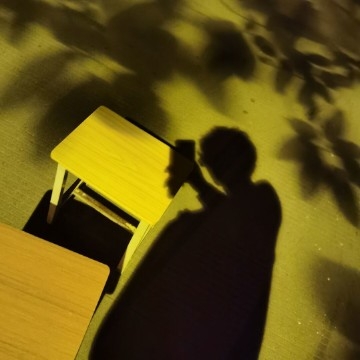
%> input picture 03数字图像处理/03实验程序/实验四/头像.jpg, 360 x 360 px
$ octave text1.m   (GNU Octave 9; MATLAB toolbox functions it lacks are replaced by stand-ins)
%> lines starting %> are read from the running program, lines starting %| are printed output that depends on the picture; long printed decimals are rounded
clear,clc;
 I1=imread("头像.jpg");
%> I1 is the input picture: size 360x360x3 uint8; mean R, G, B 95.9, 80.1, 18.5
 I2=rgb2gray(I1);
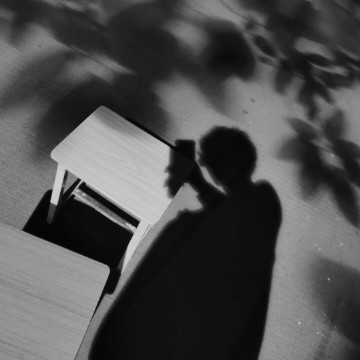
%> I2: size 360x360 uint8; min 0, max 213, mean 77.8
 imshow(I2);
[R,C]=size(I2);
%> R = 360; C = 360
a=I2(:);%1:M*N;
P=zeros(1,256);%获取符号的概率
for i=0:255
    P(i+1)=length(find(a==i))/(R*C);
end
%> after the loop, P = 256 values, max 0.0459 at index 17, min 0 at index 213, mean 0.00391
%调用自己写的函数
[output,p]=hufuman(I2);
%  %% 计算冗余度r
%  %计算H,在这一步要把为0的值去掉，否则永远会出错误。
 H=0;
 for i=1:256
     if p(i) ~= 0
        H=H+p(i)*log2(1/p(i));
     end
 end
 %计算平均码长
 R=0;
 for i=1:256
     R=length(strtrim(output(i,:)))*p(i)+R;
 end
 %计算冗余度
 n=1-(H/(R*log2(256)));
 fprintf('冗余度n为 %f\n',n )
 output;
sum(p)
%自己写的编码函数文件
function [output,p]=hufuman(input)
%input为输入图像，output为输出图像。
[R,C]=size(input);
%> R = 360; C = 360
a=input(:);%1:M*N;
p=zeros(1,256);%获取符号的概率
for i=0:255
    p(i+1)=length(find(a==i))/(R*C);
end
%> after the loop, p has the same summary as P outside hufuman
%编码我们可以使用自带的函数，同时也可以使用自己写的函数
n=length(p);
%> n = 256
p=sort(p);
%> p = 256 values from 0 to 0.0459
q=p;
%> q = 256 values from 0 to 0.0459
m=zeros(n-1,n);%255*256
%> m: size 255x256 double; every value is 0
for i=1:n-1
    [q,e]=sort(q);
    m(i,:)=[e(1:n-i+1),zeros(1,i-1)]; %由数组l 构建一个矩阵，该矩阵表明概率合并时的顺序，用于后面的编码
    q=[q(1)+q(2),q(3:n),1];
end
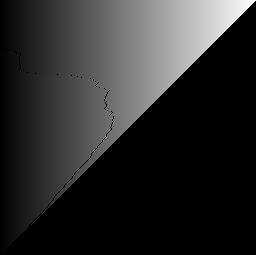
%> m: size 255x256 double; min 0, max 256, mean 43.3; drawn with min black and max white
%> after the loop, e = 256 values, max 256 at index 256, min 1 at index 2, mean 128.5; q = 256 values from 1 to 1

for i=1:n-1
    c(i,1:n*n)=blanks(n*n); %c 矩阵用于进行huffman 编码
end
%> after the loop, c = 255 items
    c(n-1,n)='1'; %由于a 矩阵的第n-1 行的前两个元素为进行huffman 编码加和运算时所得的最后两个概率(在本例中为0.02、0.08)，因此其值为0或1
    c(n-1,2*n)='0';
for i=2:n-1
    c(n-i,1:n-1)=c(n-i+1,n*(find(m(n-i+1,:)==1))-(n-2):n*(find(m(n-i+1,:)==1))); %矩阵c 的第n-i 的第一个元素的n-1 的字符赋值为对应于a 矩阵中第n-i+1 行中值为1 的位置在c 矩阵中的编码值
    c(n-i,n)='0';
    c(n-i,n+1:2*n-1)=c(n-i,1:n-1); %矩阵c 的第n-i 的第二个元素的n-1 的字符与第n-i 行的第一个元素的前n-1 个符号相同，因为其根节点相同
    c(n-i,2*n)='1';
    for j=1:i-1
         c(n-i,(j+1)*n+1:(j+2)*n)=c(n-i+1,n*(find(m(n-i+1,:)==j+1)-1)+1:n*find(m(n-i+1,:)==j+1));
            %矩阵c 中第n-i 行第j+1 列的值等于对应于a 矩阵中第n-i+1 行中值为j+1 的前面一个元素的位置在c 矩阵中的编码值
    end
end
for i=1:n
    output(i,1:n)=c(1,n*(find(m(1,:)==i)-1)+1:find(m(1,:)==i)*n);
    len(i)=length(find(abs(output(i,:))~=32));
end
%> after the loop, len = 256 values, max 60 at index 1, min 4 at index 256, mean 13.85; output = 256 items
%> `[output,p]=hufuman(I2);`: p = 256 values from 0 to 0.0459
%> the loop `for i=1:256` made 256 passes
%> H on passes 44 to 55: 0.000131, 0.000378, 0.000624, 0.000871, 0.00144, 0.00268, 0.00428, 0.00716, 0.0101, 0.0135, 0.0171, 0.0208
%> after the loop `for i=1:256`: H = 7.18
%> the loop `for i=1:256` made 256 passes
%> R on passes 1 to 3: 0, 0, 0
%> after the loop `for i=1:256`: R = 7.22
%> `n=1-(H/(R*log2(256)));`: n = 0.876
%| 冗余度n为 0.8757
%> `sum(p)`: ans = 1
output=strtrim(output);
end
